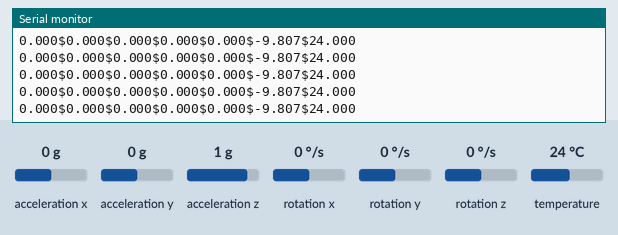
This sketch was run on a simulated Arduino Leonardo, built with avr-gcc and run on an emulated ATmega32U4. On the bench: the last lines printed to the serial monitor. The inputs (shaded band) are chosen by the test bench; at power-on: acceleration x 0 g, acceleration y 0 g, acceleration z 1 g, rotation x 0 °/s, rotation y 0 °/s, rotation z 0 °/s, temperature 24 °C.

Above: at 1.2 s.
1.3 s: acceleration x set to -1.4 g
At 1.34 s:
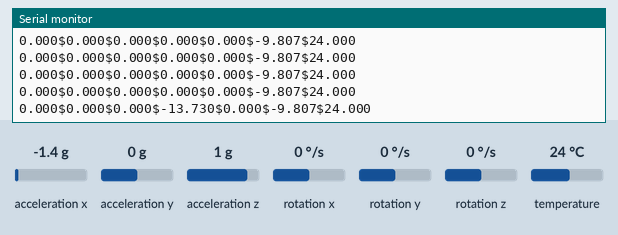
2.8 s: acceleration y set to -1.4 g
At 2.88 s:
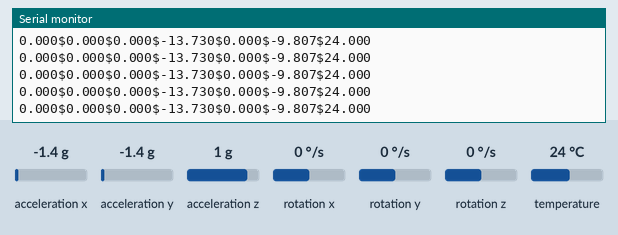
4.3 s: acceleration z set to -1.4 g
At 4.32 s:
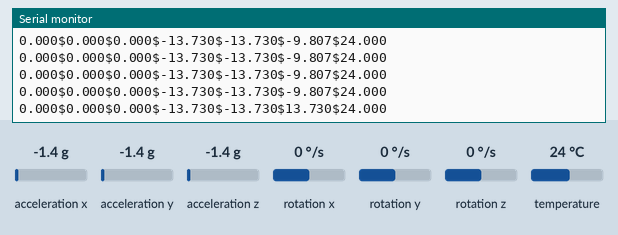
5.8 s: rotation x set to -192 °/s
At 5.86 s:
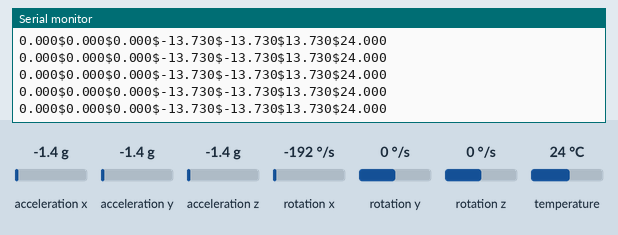
7.3 s: rotation y set to -192 °/s
At 7.41 s:
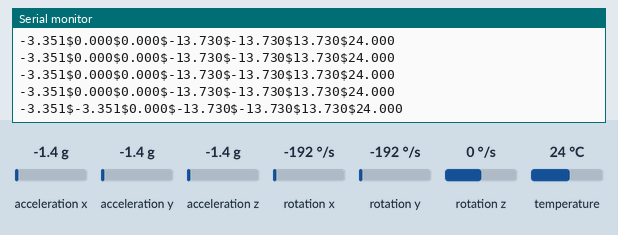

Measured:
- after the input at 1.3 s, the serial monitor: prints a new line at once (image 1)
- after the input at 4.3 s, the serial monitor: prints a new line at once (image 3)
- after the input at 7.3 s, the serial monitor: prints a new line after 0.11 s (image 5)

The sketch:

juggling.ino
```cpp
// (licence header left out)
// an MPU9250 object with the MPU-9250 sensor on I2C bus 0 with address 0x68
#include "Club.h"

#include "XBee.h"
XBee xbee = XBee();

Club myClub;

void setup() {
	Serial.begin(9600);
	while (!Serial) {
	}
	Serial.println("Club Starting");
	myClub.init();
//	xbee.setSerial(Serial);

}

void loop() {
//	Serial.println("loop");

	myClub.readSensor();

//	String s = "";
//	s += String(myClub.getGyroX(), 3);
//	s += '$';
//	s += String(myClub.getGyroY(), 3);
//	s += '$';
//	s += String(myClub.getGyroZ(), 3);
//	s += '$';
//	s += String(myClub.getAccelX_mss(), 3);
//	s += '$';
//	s += String(myClub.getAccelY_mss(), 3);
//	s += '$';
//	s += String(myClub.getAccelZ_mss(), 3);
//	s += '$';
//	s += String(myClub.getMPU()->getTemperature_C(), 3);

//	byte buf[40];
//	if (s.length()>60)
//		s="Data too long";
//	s.getBytes(buf, 39, 0);
//
//	XBeeAddress64 addr64 = XBeeAddress64(0x00000000, 0x00000000);
//	ZBTxRequest zbTx = ZBTxRequest(addr64, buf, sizeof(buf));
//	ZBTxStatusResponse txStatus = ZBTxStatusResponse();

//	xbee.send(zbTx);
//
//	if (xbee.readPacket(200)) {
//		if (xbee.getResponse().getApiId() == ZB_TX_STATUS_RESPONSE) {
//			xbee.getResponse().getZBTxStatusResponse(txStatus);
//
//			if (txStatus.getDeliveryStatus() == SUCCESS) {
//			} else {
//			}
//		}
//	} else if (xbee.getResponse().isError()) {
//	} else {
//	}

	Serial.print(myClub.getGyroX(), 3);
	Serial.print("$");
	Serial.print(myClub.getGyroY(), 3);
	Serial.print("$");
	Serial.print(myClub.getGyroZ(), 3);
	Serial.print("$");
	Serial.print(myClub.getAccelX_mss(), 3);
	Serial.print("$");
	Serial.print(myClub.getAccelY_mss(), 3);
	Serial.print("$");
	Serial.print(myClub.getAccelZ_mss(), 3);
	Serial.print("$");
	Serial.print(myClub.getMPU()->getTemperature_C(), 3);

	Serial.println();
	delay(100);
}
```

Club.cpp
```cpp
/*
 * Club.cpp
 *
 *  Created on: 30 mai 2018
 *      Author: sfleury
 */

#include "Club.h"
#include "MPU9250.h"

Club::Club() {
	IMU = new MPU9250(Wire, 0x68);
}

Club::~Club() {
	// TODO Auto-generated destructor stub
}

void Club::init() {
	int status = IMU->begin();

	if (status < 0) {
//		Serial.println("IMU initialization unsuccessful");
//		Serial.println("Check IMU wiring or try cycling power");
//		Serial.print("Status: ");
//		Serial.println(status);
		while (1) {
		}
	}
//	IMU->setGyroBiasX_rads(0);
//	IMU->setGyroBiasY_rads(0);
//	IMU->setGyroBiasZ_rads(0);
//	IMU->calibrateAccel();
//	IMU->calibrateGyro();
//	IMU->calibrateMag();

}

int Club::readSensor() {

	return IMU->readSensor();
}

float Club::getGyroX() {
	return IMU->getGyroX_rads();
}
float Club::getGyroY() {
	return IMU->getGyroY_rads();
}
float Club::getGyroZ() {
	return IMU->getGyroZ_rads();
}
float Club::getAccelX_mss() {
	return IMU->getAccelX_mss();
}
float Club::getAccelY_mss() {
	return IMU->getAccelY_mss();
}
float Club::getAccelZ_mss() {
	return IMU->getAccelZ_mss();
}

MPU9250* Club::getMPU() {
	return IMU;
}
```

Club.h
```cpp
/*
 * Club.h
 *
 *  Created on: 30 mai 2018
 *      Author: sfleury
 */

#ifndef CLUB_H_
#define CLUB_H_

#include "MPU9250.h"

class Club {

public:
	Club();
	virtual ~Club();
	void init();
	String printGyroSensor();
	MPU9250* getMPU();
	int readSensor();
	float getGyroX();
	float getGyroY();
	float getGyroZ();
	float getAccelX_mss();
	float getAccelY_mss();
	float getAccelZ_mss();
private:
	MPU9250 *IMU;
};

#endif /* CLUB_H_ */
```

Source omitted: XBee.cpp (37311 bytes), XBee.h (28056 bytes)
